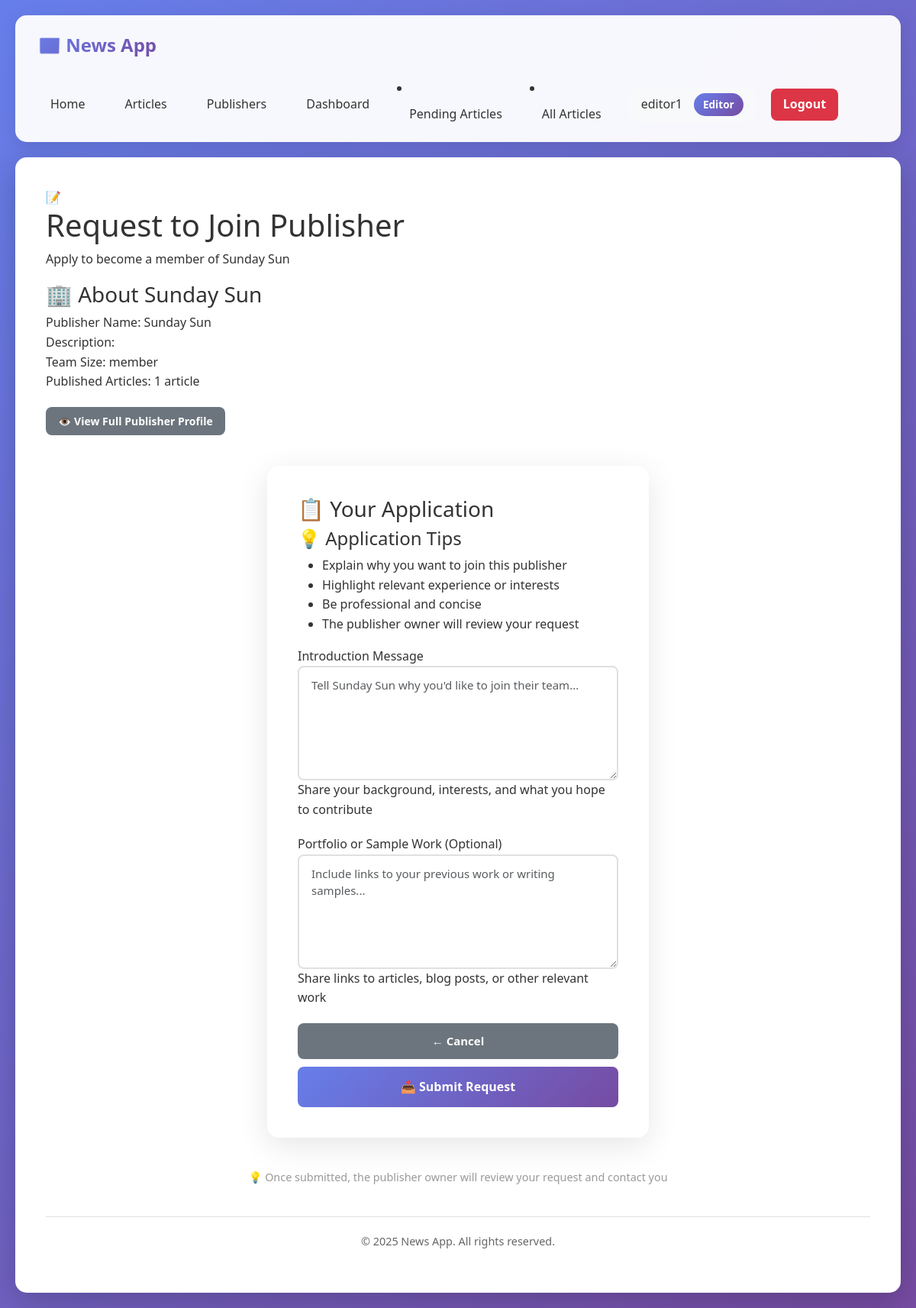
The page /publishers/1/request-join/ (signed in) on the database its author committed.
### news_app/models.py (models this page shows, shortened)
class CustomUser(AbstractUser):
    ROLE_CHOICES = [
        ("reader", "Reader"),
        ("editor", "Editor"),
        ("journalist", "Journalist"),
        ("publisher", "Publisher"),
    ]
    role = models.CharField(max_length=20,
                            choices=ROLE_CHOICES,
                            default="reader")
    subscribed_newsletters = models.ManyToManyField("Newsletter",
                                                    related_name="subscribers",
                                                    blank=True)
    subscribed_publishers = models.ManyToManyField(
        "Publisher",
        related_name="subscribed_readers",
        blank=True,
        limit_choices_to={"role": "reader"}
    )
    subscribed_journalists = models.ManyToManyField(
        "self",
        symmetrical=False,
        related_name="journalist_subscribers",
        blank=True,
    )
    created_at = models.DateTimeField(auto_now_add=True)
    updated_at = models.DateTimeField(auto_now=True)
    class Meta:
        verbose_name = "User"
        verbose_name_plural = "Users"
        ordering = ["username"]

class Publisher(models.Model):
    name = models.CharField(max_length=200, unique=True)
    description = models.TextField(blank=True)
    website = models.URLField(blank=True)
    established_date = models.DateField(null=True, blank=True)
    owner = models.ForeignKey(
        "CustomUser",
        on_delete=models.CASCADE,
        related_name="owned_publishers",
        limit_choices_to={"role": "publisher"},
        null=True,
        blank=True,
    )
    created_by = models.ForeignKey(
        "CustomUser",
        on_delete=models.SET_NULL,
        null=True,
        blank=True,
        related_name="publishers_created"
    )
    editors = models.ManyToManyField(
        "CustomUser",
        related_name="publisher_editors",
        blank=True,
        limit_choices_to={"role": "editor"},
    )
    journalists = models.ManyToManyField(
        "CustomUser",
        related_name="publisher_journalists",
        blank=True,
        limit_choices_to={"role": "journalist"},
    )
    created_at = models.DateTimeField(auto_now_add=True)
    updated_at = models.DateTimeField(auto_now=True)
    class Meta:
        ordering = ["name"]
        verbose_name = "Publisher"
        verbose_name_plural = "Publishers"

### news_app/views.py (the view, shortened to what this page needs)
@login_required
def request_join_publisher(request, pk):
    publisher = get_object_or_404(Publisher, pk=pk)
    if request.user.role not in ["journalist", "editor"]:
        messages.error(request,
                       "Only journalists and editors can request to join.")
        return redirect("publisher_detail", pk=pk)
    if PublisherJoinRequest.objects.filter(
        user=request.user, publisher=publisher, status="pending"
    ).exists():
        messages.warning(request,
                         "You already submitted a request to this publisher.")
        return redirect("publisher_detail", pk=pk)
    return render(request,
                  "news_app/request_join_publisher.html",
                  {"publisher": publisher})

### news_app/templates/news_app/request_join_publisher.html (shortened to what this page needs)
{% extends 'news_app/base.html' %}
{% load static %}
{% block content %}
    <div class="request-hero">
        <div class="request-icon">📝</div>
        <h1 class="request-title">Request to Join Publisher</h1>
        <p class="request-subtitle">Apply to become a member of {{ publisher.name }}</p>
    </div>
    <div class="publisher-info-section">
        <h3>🏢 About {{ publisher.name }}</h3>
        <div class="info-item">
            <span class="info-label">Publisher Name:</span>
            <span class="info-value">{{ publisher.name }}</span>
        </div>
        <div class="info-item">
            <span class="info-label">Description:</span>
        </div>
        <div class="info-item">
            <span class="info-label">Team Size:</span>
            <span class="info-value">{{ publisher.members.count }} member{{ publisher.members.count|pluralize }}</span>
        </div>
        <div class="info-item">
            <span class="info-label">Published Articles:</span>
            <span class="info-value">{{ publisher.articles.count }} article{{ publisher.articles.count|pluralize }}</span>
        </div>
        <div style="margin-top: 20px;">
            <a href="{% url 'publisher_detail' publisher.pk %}" class="btn btn-secondary btn-sm">
                👁️ View Full Publisher Profile
            </a>
        </div>
    </div>
    <div class="form-container">
        <h3>📋 Your Application</h3>
        <div class="form-info">
            <h4>💡 Application Tips</h4>
            <ul>
                <li>Explain why you want to join this publisher</li>
                <li>Highlight relevant experience or interests</li>
                <li>Be professional and concise</li>
                <li>The publisher owner will review your request</li>
            </ul>
        </div>
        <form method="post">
            <div class="form-group">
                <label for="message" class="required-field">
                    Introduction Message
                </label>
                <textarea
                    name="message"
                    id="message"
                    class="form-control"
                    required
                    placeholder="Tell {{ publisher.name }} why you'd like to join their team..."></textarea>
                <span class="help-text">
                    Share your background, interests, and what you hope to contribute
                </span>
            </div>
            <div class="form-group">
                <label for="portfolio">
                    Portfolio or Sample Work (Optional)
                </label>
                <textarea
                    name="portfolio"
                    id="portfolio"
                    class="form-control"
                    placeholder="Include links to your previous work or writing samples..."></textarea>
                <span class="help-text">
                    Share links to articles, blog posts, or other relevant work
                </span>
            </div>
            <div class="action-buttons">
                <a href="{% url 'publisher_detail' publisher.pk %}" class="btn btn-secondary">
                    ← Cancel
                </a>
                <button type="submit" class="btn-submit">
                    📤 Submit Request
                </button>
            </div>
        </form>
    </div>
    <div style="text-align: center; color: #999; font-size: 0.9em; margin-top: 20px;">
        <p>💡 Once submitted, the publisher owner will review your request and contact you</p>
    </div>
{% endblock %}

### news_app/templates/news_app/base.html (shortened to what this page needs)
{% load static %}
<!DOCTYPE html>
<html lang="en">
<head>
    <link href="https://cdn.jsdelivr.net/npm/bootstrap@5.3.0/dist/css/bootstrap.min.css" rel="stylesheet">
    <link rel="stylesheet" href="{% static 'news_app/style.css' %}">
</head>
<body>
    <nav class="navbar">
        <a href="{% url 'home' %}" class="navbar-brand">📰 News App</a>
        <div class="navbar-menu">
            {% if user.is_authenticated %}
                <a href="{% url 'home' %}" class="nav-link">Home</a>
                <a href="{% url 'article_list' %}" class="nav-link">Articles</a>
                <a href="{% url 'publisher_list' %}" class="nav-link">Publishers</a>
                <a href="{% url 'dashboard' %}" class="nav-link">Dashboard</a>
                {% if user.role == 'editor' %}
                    <li class="nav-item">
                        <a href="{% url 'pending_articles' %}" class="nav-link">Pending Articles</a>
                    </li>
                    <li class="nav-item">
                        <a class="nav-link" href="{% url 'article_list' %}">All Articles</a>
                    </li>
                {% endif %}
                <div class="user-info">
                    <span>{{ user.username }}</span>
                    <span class="user-badge">{{ user.get_role_display }}</span>
                </div>
                <a href="{% url 'logout' %}" class="btn-logout">Logout</a>
            {% else %}
                <a href="{% url 'home' %}" class="nav-link">Home</a>
                <a href="{% url 'article_list' %}" class="nav-link">Articles</a>
                <a href="{% url 'newsletter_list' %}" class="nav-link">Newsletters</a>
                <a href="{% url 'login' %}" class="nav-link">Login</a>
                <a href="{% url 'register' %}" class="nav-link">Register</a>
            {% endif %}
        </div>
    </nav>
    <div class="container">
        {% block content %}{% endblock %}
        <div class="footer">
            {% block footer %}
            <p>&copy; 2025 News App. All rights reserved.</p>
            {% endblock %}
        </div>
    </div>
</body>
</html>

### news_app/static/news_app/style.css (style rules this page uses)
* { margin: 0; padding: 0; box-sizing: border-box; }
body { font-family: 'Segoe UI', Tahoma, Geneva, Verdana, sans-serif; background: linear-gradient(135deg, #667eea 0%, #764ba2 100%); min-height: 100vh; padding: 20px; color: #333; line-height: 1.6; }
.navbar { background: rgba(255, 255, 255, 0.95); padding: 15px 30px; border-radius: 15px; margin-bottom: 20px; box-shadow: 0 5px 20px rgba(0,0,0,0.1); display: flex; justify-content: space-between; align-items: center; flex-wrap: wrap; gap: 20px; }
.navbar-brand { font-size: 1.5em; font-weight: bold; background: linear-gradient(135deg, #667eea 0%, #764ba2 100%); -webkit-background-clip: text; -webkit-text-fill-color: transparent; background-clip: text; text-decoration: none; }
.navbar-menu { display: flex; gap: 20px; align-items: center; flex-wrap: wrap; }
.nav-link { color: #333; text-decoration: none; font-weight: 500; padding: 8px 16px; border-radius: 8px; transition: all 0.3s; }
.user-info { display: flex; align-items: center; gap: 15px; padding: 8px 16px; background: #f8f9fa; border-radius: 8px; }
.user-badge { padding: 4px 12px; background: linear-gradient(135deg, #667eea 0%, #764ba2 100%); color: white; border-radius: 20px; font-size: 0.85em; font-weight: 600; }
.btn-logout { padding: 8px 16px; background: #dc3545; color: white; border: none; border-radius: 8px; font-weight: 600; cursor: pointer; text-decoration: none; display: inline-block; transition: all 0.3s; }
.container { max-width: 1200px; margin: 0 auto; background: white; padding: 40px; border-radius: 15px; box-shadow: 0 10px 40px rgba(0,0,0,0.2); }
.btn { padding: 12px 24px; border: none; border-radius: 8px; font-size: 15px; font-weight: 600; cursor: pointer; text-decoration: none; display: inline-block; transition: all 0.3s; text-align: center; }
.btn-secondary { background: #6c757d; color: white; }
.btn-sm { padding: 8px 16px; font-size: 14px; }
.btn-submit { padding: 14px 24px; background: linear-gradient(135deg, #667eea 0%, #764ba2 100%); color: white; border: none; border-radius: 8px; font-size: 16px; font-weight: 600; cursor: pointer; transition: all 0.3s; width: 100%; }
.form-container, .auth-container { max-width: 500px; margin: 40px auto; background: white; padding: 40px; border-radius: 15px; box-shadow: 0 10px 40px rgba(0,0,0,0.1); }
.form-group { margin-bottom: 20px; }
.form-control, input[type="text"], input[type="email"], input[type="password"], input[type="url"], input[type="file"], textarea, select { width: 100%; padding: 12px 16px; border: 2px solid #e0e0e0; border-radius: 8px; font-size: 15px; transition: all 0.3s; font-family: inherit; }
textarea.form-control, textarea { min-height: 150px; resize: vertical; }
.action-buttons, .newsletter-actions, .article-actions { display: flex; gap: 10px; flex-wrap: wrap; margin-top: 15px; }
.action-buttons .btn, .newsletter-actions .btn, .article-actions .btn { flex: 1; min-width: 120px; }
.footer { margin-top: 40px; padding-top: 20px; border-top: 1px solid #e0e0e0; text-align: center; color: #666; font-size: 0.9em; }

### rows shown on the page
CustomUser: username "editor1", role "Editor"
Publisher: name "Sunday Sun", articles.count "1", message "Tell Sunday Sun why you'd like to join their team..."
